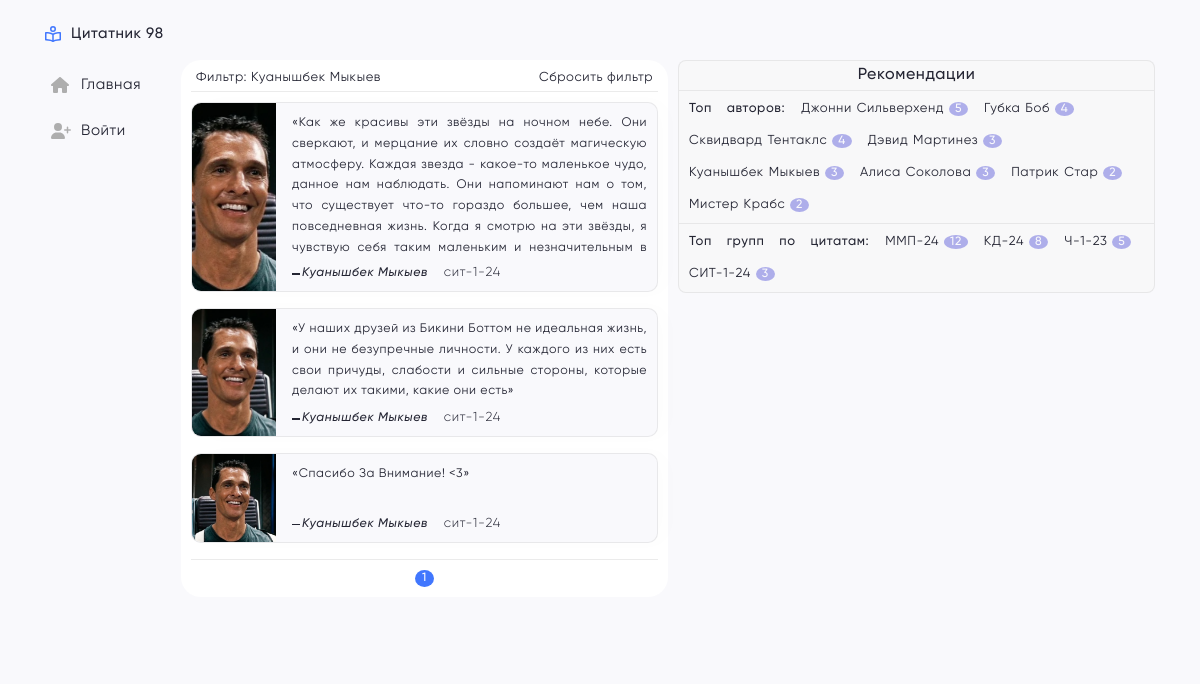
The app's page /home.php?author=4 with its own data.
### tables this page shows
CREATE TABLE IF NOT EXISTS `posts` (
  `id_post` int(11) NOT NULL AUTO_INCREMENT,
  `description` text NOT NULL,
  `time` timestamp NOT NULL DEFAULT CURRENT_TIMESTAMP,
  `status` enum('активен','скрыт') DEFAULT NULL,
  `id_user` int(11) NOT NULL,
  PRIMARY KEY (`id_post`),
  KEY `fk_posts_users` (`id_user`),
  CONSTRAINT `fk_posts_users` FOREIGN KEY (`id_user`) REFERENCES `users` (`id_user`)
);

CREATE TABLE IF NOT EXISTS `users` (
  `id_user` int(11) NOT NULL AUTO_INCREMENT,
  `name` varchar(40) NOT NULL,
  `surname` varchar(40) NOT NULL,
  `email` varchar(70) DEFAULT NULL,
  `password` varchar(255) DEFAULT NULL,
  `photo` varchar(255) DEFAULT 'default_ava.jpg',
  `id_group` int(11) NOT NULL,
  `id_role` int(11) DEFAULT NULL,
  PRIMARY KEY (`id_user`) USING BTREE,
  UNIQUE KEY `unique_email` (`email`),
  KEY `fk_users_groups` (`id_group`) USING BTREE,
  KEY `fk_users_roles` (`id_role`),
  CONSTRAINT `fk_users_groups` FOREIGN KEY (`id_group`) REFERENCES `groups` (`id_group`),
  CONSTRAINT `fk_users_roles` FOREIGN KEY (`id_role`) REFERENCES `roles` (`id_role`)
);

CREATE TABLE IF NOT EXISTS `groups` (
  `id_group` int(11) NOT NULL AUTO_INCREMENT,
  `group_name` varchar(11) NOT NULL,
  `group_fullname` varchar(70) DEFAULT NULL,
  `year_graduate` int(6) DEFAULT NULL,
  PRIMARY KEY (`id_group`)
);

### home.php (called while the page is built)
<?php
include "./layout/header.php";
include "./layout/nav-sidebar.php";
include "./includes/home/list.php";
include "./includes/r-sidebar-rec.php";
include "./layout/footer.php";

### includes/r-sidebar-rec.php (the view, shortened to what this page needs)
<?php
$select_top_authors = "SELECT posts.status, users.id_user, users.name, users.surname, COUNT(*) AS count
                                        FROM posts
                                        JOIN users ON users.id_user = posts.id_user
                                        WHERE posts.status = 1
                                        GROUP BY posts.id_user
                                        HAVING count > 1
                                        ORDER BY count DESC
                                        LIMIT 15;
                                    ";
$select_top_groups = "SELECT groups.id_group, groups.group_name, groups.year_graduate, posts.id_post, COUNT(posts.id_post) AS post_count
                            FROM groups
                            JOIN users ON groups.id_group = users.id_group
                            JOIN posts ON users.id_user = posts.id_user
                            WHERE posts.status = 1
                            GROUP BY groups.id_group
                            HAVING post_count > 1
                            ORDER BY post_count DESC
                            LIMIT 10;";
$show_top_authors = mysqli_query($connection, $select_top_authors);
$show_top_groups = mysqli_query($connection, $select_top_groups);
if (isset($show_top_authors) && isset($show_top_groups)) {
?>
    <div class="right-sidebar">
        <div class="sbar__rec">
            <h3 class="sbar__rec_title">
                Рекомендации
            </h3>
            <?php if (mysqli_num_rows($show_top_authors) > 0) { ?>
                <div class="sbar__rec_content">
                    <span class="sbar__rec_content_title">Топ авторов: </span>
                    <?php
                    while ($row = mysqli_fetch_array($show_top_authors)) { ?>
                        <div class="sbar__rec_content_item">
                            <a href="home.php?author=<?= $row['id_user'] ?>" class="sbar__rec_content_author"><?= $row['name'] . " " . $row['surname'] ?> </a>
                            <span class="sbar__rec_content_count"><?= $row["count"] ?></span>
                        </div> <?php } ?>
                <?php } ?>
            <?php } ?>
                </div>
                <?php if (mysqli_num_rows($show_top_groups) > 0) { ?>
                    <div class="sbar__rec_content">
                        <span class="sbar__rec_content_title">Топ групп по цитатам: </span>
                        <?php
                        while ($row_groups = mysqli_fetch_array($show_top_groups)) { ?>
                            <div class="sbar__rec_content_item">
                                <a href="home.php?group=<?= $row_groups['id_group'] ?>" class="sbar__rec_content_author"><?= $row_groups['group_name'] . "-" . substr(strval($row_groups['year_graduate']), 2, 4) ?> </a>
                                <span class="sbar__rec_content_count"><?= $row_groups["post_count"] ?></span>
                            </div> <?php } ?>
                    </div>
                <?php } ?>
        </div>
    </div>
    </main>
    </div>
    </body>
    </html>

### includes/home/list.php (shortened to what this page needs)
<div class="quote-list">
    <?php
    if (isset($_GET['author'])) {
        $id_user = $_GET['author'];
        $select = "SELECT posts.id_post, posts.description, posts.status, DATE_FORMAT(posts.time, '%d.%m.%y') AS posts_time, users.id_user, users.name, users.surname, users.photo, groups.id_group, groups.group_name, groups.year_graduate
            FROM posts JOIN users ON posts.id_user = users.id_user JOIN groups ON users.id_group = groups.id_group WHERE users.id_user = '$id_user'";
    }
    if ($result_select_posts = mysqli_query($connection, $select)) {
        $items_per_page = 5;
        $num_rows = mysqli_num_rows($result_select_posts);
        $total_pages = ceil($num_rows / $items_per_page);
        if (isset($_GET['page'])) {
            $page = $_GET['page'];
            if ($page > $total_pages) {
                $page = 1;
            }
        } else {
            $page = 1;
        }
        $start = ($page - 1) * $items_per_page;
        if (isset($_GET['author'])) {
            $limit = "SELECT posts.id_post, posts.description, posts.status, DATE_FORMAT(posts.time, '%d.%m.%y') AS posts_time, users.id_user, users.name, users.surname, users.photo, groups.id_group, groups.group_name, groups.year_graduate
            FROM posts JOIN users ON posts.id_user = users.id_user JOIN groups ON users.id_group = groups.id_group
            WHERE users.id_user = '$id_user'
            LIMIT $items_per_page OFFSET $start";
        }
        $result_limit = mysqli_query($connection, $limit);
        $display = 0;
        while ($row = mysqli_fetch_assoc($result_limit)) {
            if ($display == 0 && isset($_GET['author'])) { ?>
                <div class="quote-list__filter"><span class="filter__item">Фильтр: <?= $row['name'] . " " . $row['surname'] ?></span>
                    <a href="/home.php" class="filter__item">Сбросить фильтр</a>
                </div>
            <? } elseif ($display == 0 && isset($_GET['group'])) { ?>
                <div class="quote-list__filter"><span class="filter__item">Фильтр: <?= $row['group_name'] . "-" . substr(strval($row['year_graduate']), 2, 4) ?></span>
                    <a href="/home.php" class="filter__item">Сбросить фильтр</a>
                </div>
            <?php }
            $display += 1; ?>
            <div class="ql_card">
                <img class="ql_card_photo" src="<?= $row['photo'] ?>">
                <div class="ql_card_content">
                    <p class="ql_card_content__desc">«<?= nl2br($row['description']) ?>»</p>
                    <div class="ql_card_content__info">
                        <a href="?author=<?= $row['id_user'] ?>" class="ql_card_content__info_author"><?php echo $row['name'] . " " . $row['surname'] ?></a>
                        <div class="ql_card_content__info_groups">
                            <a href="?group=<?= $row['id_group'] ?>" class="group"> <?php echo $row['group_name'] . "-" . substr(strval($row['year_graduate']), 2, 4)  ?></a>
                        </div>
                    </div>
                </div>
            </div>
        <?php } ?>
    <?php } ?>
    <div class="pagination-list">
    </div>
</div>

### assets/css/style.css (style rules this page uses)
.body { background-color: #F9F9FC; }
.quote-list { padding: 0.625rem; background-color: #fff; display: flex; flex-direction: column; border-radius: 1.25rem; width: 100%; max-width: 43.6875rem; align-self: flex-start; }
.quote-list__filter { padding: 0px 5px 5px 5px; border-bottom: 1px solid rgba(204, 204, 204, 0.4); margin-bottom: 0.625rem; display: flex; justify-content: space-between; font-size: 0.8125rem; }
.ql_card { font-size: clamp(0.4375rem, 0.2917rem + 0.7778vw, 0.775rem); display: flex; gap: 1rem; border-radius: 0.625rem; background-color: #F9F9FC; border: 1px solid rgba(204, 204, 204, 0.4); box-shadow: 10px 0px 25px 0px rgba(0, 0, 0, 0.01); margin-bottom: 1rem; overflow: hidden; }
.ql_card_photo { max-width: 5.25rem; object-fit: cover; }
.ql_card_content { padding: 10px 10px 10px 0px; display: flex; flex-direction: column; align-items: flex-start; justify-content: space-between; gap: 0.5rem; }
.ql_card_content__desc { font-weight: 400; line-height: 1.3rem; cursor: pointer; word-wrap: break-word; text-align: justify; font-size: clamp(0.4375rem, 0.2917rem + 0.7778vw, 0.775rem); overflow: hidden; max-height: 9rem; }
.ql_card_content__info { display: flex; align-items: center; font-weight: 500; gap: 1rem; }
.ql_card_content__info_author { font-style: italic; position: relative; transition: 0.6s all; padding-left: 10px; cursor: pointer; }
.ql_card_content__info_author::before { content: ""; position: absolute; height: 0.0938rem; width: 8px; background-color: #242533; top: 50%; left: 0px; }
.ql_card_content__info_groups { text-transform: lowercase; font-weight: 300; font-size: clamp(0.4375rem, 0.2917rem + 0.7778vw, 0.775rem); }
.group { font-size: 13px; cursor: pointer; transition: 0.6s all; }
.pagination-list { width: 100%; border-top: 1px solid rgba(204, 204, 204, 0.4); display: flex; align-items: center; justify-content: center; gap: 0.4rem; margin: 0 auto; font-size: 0.75rem; padding: 10px 6px 0px 6px; }
.group { width: 13%; }
.right-sidebar { display: flex; font-size: clamp(0.4375rem, 0.2917rem + 0.7778vw, 0.775rem); flex-direction: column; background-color: #fff; max-width: 484px; width: 100%; border-radius: 1.25rem; align-self: flex-start; }
.sbar__rec { background-color: #f8f8f9; border: 1px solid rgba(204, 204, 204, 0.4); border-radius: 8px; }
.sbar__rec_title { user-select: none; padding: 5px 35px; font-size: 1rem; font-weight: 500; text-align: center; }
.sbar__rec_content { border-top: 1px solid rgba(204, 204, 204, 0.4); padding: 10px; text-align: justify; word-spacing: 11px; display: flex; align-items: center; flex-wrap: wrap; gap: 1rem; }
.sbar__rec_content_title { font-size: 0.8125rem; font-weight: 500; }
.sbar__rec_content_item { gap: 0.3rem; font-size: 13px; cursor: pointer; transition: 0.2s all; word-spacing: 1px; }
.sbar__rec_content_count { font-weight: 500; font-size: 0.75rem; padding: 1px 6px; background-color: #AEAEEA; border-radius: 50%; color: #F9F9FC; text-decoration: none; }

### records on screen
posts: id_user.name "Куанышбек", id_user.surname "Мыкыев", id_user.photo (picture), description "Как же красивы эти звёзды на ночном небе. Они сверкают, и мерцание их словно создаёт магическую атмосферу. Каждая звезда - какое-то маленькое чудо, данное нам наблюдать. Они напоминают нам о том, что существует что-то гораздо большее, чем наша повседневная жизнь. Когда я смотрю на эти звёзды, я чувствую себя таким маленьким и незначительным в…", groups.group_name "сит-1", groups.year_graduate "24"
posts: id_user.photo (picture), description "У наших друзей из Бикини Боттом не идеальная жизнь, и они не безупречные личности. У каждого из них есть свои причуды, слабости и сильные стороны, которые делают их такими, какие они есть", id_user.name "Куанышбек", id_user.surname "Мыкыев", groups.group_name "сит-1", groups.year_graduate "24"
posts: id_user.photo (picture), description "Спасибо За Внимание! <3", id_user.name "Куанышбек", id_user.surname "Мыкыев", groups.group_name "сит-1", groups.year_graduate "24"
users: name "Джонни", surname "Сильверхенд", count "5"
users: name "Губка", surname "Боб", count "4"
users: name "Сквидвард", surname "Тентаклс", count "4"
users: name "Дэвид", surname "Мартинез", count "3"
users: name "Куанышбек", surname "Мыкыев", count "3"
users: name "Алиса", surname "Соколова", count "3"
users: name "Патрик", surname "Стар", count "2"
users: name "Мистер", surname "Крабс", count "2"
groups: group_name "ММП", year_graduate "24", post_count "12"
groups: group_name "КД", year_graduate "24", post_count "8"
groups: group_name "Ч-1", year_graduate "23", post_count "5"
groups: group_name "СИТ-1", year_graduate "24", post_count "3"
